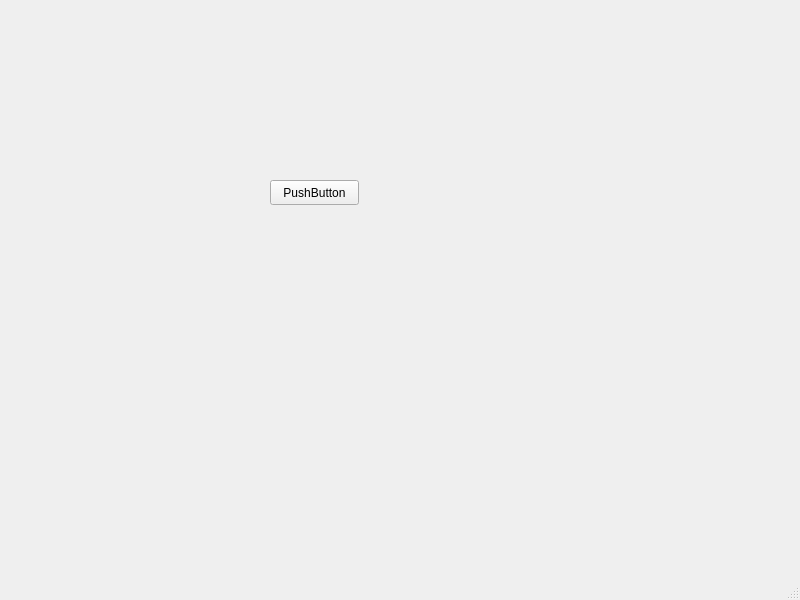
<?xml version="1.0" encoding="UTF-8"?>
<ui version="4.0">
 <class>MainWindow</class>
 <widget class="QMainWindow" name="MainWindow">
  <property name="geometry">
   <rect>
    <x>0</x>
    <y>0</y>
    <width>800</width>
    <height>600</height>
   </rect>
  </property>
  <property name="windowTitle">
   <string>MainWindow</string>
  </property>
  <widget class="QWidget" name="centralwidget">
   <widget class="QPushButton" name="pushButton">
    <property name="geometry">
     <rect>
      <x>270</x>
      <y>180</y>
      <width>89</width>
      <height>25</height>
     </rect>
    </property>
    <property name="text">
     <string>PushButton</string>
    </property>
   </widget>
  </widget>
  <widget class="QMenuBar" name="menubar">
   <property name="geometry">
    <rect>
     <x>0</x>
     <y>0</y>
     <width>800</width>
     <height>22</height>
    </rect>
   </property>
  </widget>
  <widget class="QStatusBar" name="statusbar"/>
 </widget>
 <resources/>
 <connections/>
</ui>
